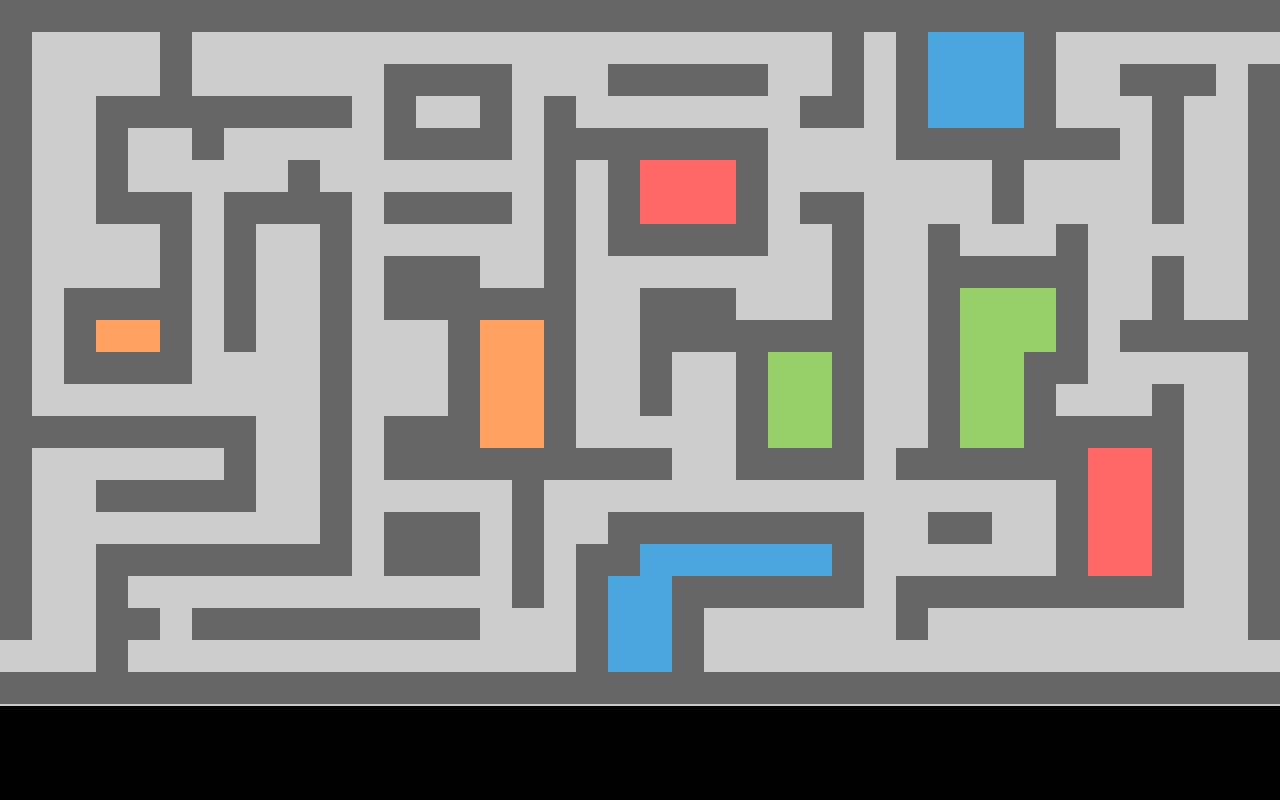

Tiled map render using the project's own tile images. Description and the whole map definition, tile-layer contents included, below:
An orthogonal 40x25 tile map with 32x32 px tiles, 2 tile layers (bottom, top).

<map version="1.0" orientation="orthogonal" renderorder="right-up" width="40" height="25" tilewidth="32" tileheight="32" nextobjectid="1">
 <tileset firstgid="1" name="tiles" tilewidth="32" tileheight="32" tilecount="8" columns="8">
  <image source="tiles.png" width="256" height="32" />
 </tileset>
 <layer name="bottom" width="40" height="25">
  <data encoding="csv">
8,8,8,8,8,8,8,8,8,8,8,8,8,8,8,8,8,8,8,8,8,8,8,8,8,8,8,8,8,8,8,8,8,8,8,8,8,8,8,8,
8,8,8,8,8,8,8,8,8,8,8,8,8,8,8,8,8,8,8,8,8,8,8,8,8,8,8,8,8,8,8,8,8,8,8,8,8,8,8,8,
8,8,8,8,8,8,8,8,8,8,8,8,8,8,8,8,8,8,8,8,8,8,8,8,8,8,8,8,8,8,8,8,8,8,8,8,8,8,8,8,
8,8,8,8,8,8,8,8,8,8,8,8,8,8,8,8,8,8,8,8,8,8,8,8,8,8,8,8,8,8,8,8,8,8,8,8,8,8,8,8,
8,8,8,8,8,8,8,8,8,8,8,8,8,8,8,8,8,8,8,8,8,8,8,8,8,8,8,8,8,8,8,8,8,8,8,8,8,8,8,8,
8,8,8,8,8,8,8,8,8,8,8,8,8,8,8,8,8,8,8,8,8,8,8,8,8,8,8,8,8,8,8,8,8,8,8,8,8,8,8,8,
8,8,8,8,8,8,8,8,8,8,8,8,8,8,8,8,8,8,8,8,8,8,8,8,8,8,8,8,8,8,8,8,8,8,8,8,8,8,8,8,
8,8,8,8,8,8,8,8,8,8,8,8,8,8,8,8,8,8,8,8,8,8,8,8,8,8,8,8,8,8,8,8,8,8,8,8,8,8,8,8,
8,8,8,8,8,8,8,8,8,8,8,8,8,8,8,8,8,8,8,8,8,8,8,8,8,8,8,8,8,8,8,8,8,8,8,8,8,8,8,8,
8,8,8,8,8,8,8,8,8,8,8,8,8,8,8,8,8,8,8,8,8,8,8,8,8,8,8,8,8,8,8,8,8,8,8,8,8,8,8,8,
8,8,8,8,8,8,8,8,8,8,8,8,8,8,8,8,8,8,8,8,8,8,8,8,8,8,8,8,8,8,8,8,8,8,8,8,8,8,8,8,
8,8,8,8,8,8,8,8,8,8,8,8,8,8,8,8,8,8,8,8,8,8,8,8,8,8,8,8,8,8,8,8,8,8,8,8,8,8,8,8,
8,8,8,8,8,8,8,8,8,8,8,8,8,8,8,8,8,8,8,8,8,8,8,8,8,8,8,8,8,8,8,8,8,8,8,8,8,8,8,8,
8,8,8,8,8,8,8,8,8,8,8,8,8,8,8,8,8,8,8,8,8,8,8,8,8,8,8,8,8,8,8,8,8,8,8,8,8,8,8,8,
8,8,8,8,8,8,8,8,8,8,8,8,8,8,8,8,8,8,8,8,8,8,8,8,8,8,8,8,8,8,8,8,8,8,8,8,8,8,8,8,
8,8,8,8,8,8,8,8,8,8,8,8,8,8,8,8,8,8,8,8,8,8,8,8,8,8,8,8,8,8,8,8,8,8,8,8,8,8,8,8,
8,8,8,8,8,8,8,8,8,8,8,8,8,8,8,8,8,8,8,8,8,8,8,8,8,8,8,8,8,8,8,8,8,8,8,8,8,8,8,8,
8,8,8,8,8,8,8,8,8,8,8,8,8,8,8,8,8,8,8,8,8,8,8,8,8,8,8,8,8,8,8,8,8,8,8,8,8,8,8,8,
8,8,8,8,8,8,8,8,8,8,8,8,8,8,8,8,8,8,8,8,8,8,8,8,8,8,8,8,8,8,8,8,8,8,8,8,8,8,8,8,
8,8,8,8,8,8,8,8,8,8,8,8,8,8,8,8,8,8,8,8,8,8,8,8,8,8,8,8,8,8,8,8,8,8,8,8,8,8,8,8,
8,8,8,8,8,8,8,8,8,8,8,8,8,8,8,8,8,8,8,8,8,8,8,8,8,8,8,8,8,8,8,8,8,8,8,8,8,8,8,8,
8,8,8,8,8,8,8,8,8,8,8,8,8,8,8,8,8,8,8,8,8,8,8,8,8,8,8,8,8,8,8,8,8,8,8,8,8,8,8,8,
8,8,8,8,8,8,8,8,8,8,8,8,8,8,8,8,8,8,8,8,8,8,8,8,8,8,8,8,8,8,8,8,8,8,8,8,8,8,8,8,
8,8,8,8,8,8,8,8,8,8,8,8,8,8,8,8,8,8,8,8,8,8,8,8,8,8,8,8,8,8,8,8,8,8,8,8,8,8,8,8,
8,8,8,8,8,8,8,8,8,8,8,8,8,8,8,8,8,8,8,8,8,8,8,8,8,8,8,8,8,8,8,8,8,8,8,8,8,8,8,8
</data>
 </layer>
 <layer name="top" width="40" height="25">
  <data encoding="csv">
6,6,6,6,6,6,6,6,6,6,6,6,6,6,6,6,6,6,6,6,6,6,6,6,6,6,6,6,6,6,6,6,6,6,6,6,6,6,6,6,
6,0,0,0,0,6,0,0,0,0,0,0,0,0,0,0,0,0,0,0,0,0,0,0,0,0,6,0,6,7,7,7,6,0,0,0,0,0,0,0,
6,0,0,0,0,6,0,0,0,0,0,0,6,6,6,6,0,0,0,6,6,6,6,6,0,0,6,0,6,7,7,7,6,0,0,6,6,6,0,6,
6,0,0,6,6,6,6,6,6,6,6,0,6,0,0,6,0,6,0,0,0,0,0,0,0,6,6,0,6,7,7,7,6,0,0,0,6,0,0,6,
6,0,0,6,0,0,6,0,0,0,0,0,6,6,6,6,0,6,6,6,6,6,6,6,0,0,0,0,6,6,6,6,6,6,6,0,6,0,0,6,
6,0,0,6,0,0,0,0,0,6,0,0,0,0,0,0,0,6,0,6,1,1,1,6,0,0,0,0,0,0,0,6,0,0,0,0,6,0,0,6,
6,0,0,6,6,6,0,6,6,6,6,0,6,6,6,6,0,6,0,6,1,1,1,6,0,6,6,0,0,0,0,6,0,0,0,0,6,0,0,6,
6,0,0,0,0,6,0,6,0,0,6,0,0,0,0,0,0,6,0,6,6,6,6,6,0,0,6,0,0,6,0,0,0,6,0,0,0,0,0,6,
6,0,0,0,0,6,0,6,0,0,6,0,6,6,6,0,0,6,0,0,0,0,0,0,0,0,6,0,0,6,6,6,6,6,0,0,6,0,0,6,
6,0,6,6,6,6,0,6,0,0,6,0,6,6,6,6,6,6,0,0,6,6,6,0,0,0,6,0,0,6,2,2,2,6,0,0,6,0,0,6,
6,0,6,4,4,6,0,6,0,0,6,0,0,0,6,4,4,6,0,0,6,6,6,6,6,6,6,0,0,6,2,2,2,6,0,6,6,6,6,6,
6,0,6,6,6,6,0,0,0,0,6,0,0,0,6,4,4,6,0,0,6,0,0,6,2,2,6,0,0,6,2,2,6,6,0,0,0,0,0,6,
6,0,0,0,0,0,0,0,0,0,6,0,0,0,6,4,4,6,0,0,6,0,0,6,2,2,6,0,0,6,2,2,6,0,0,0,6,0,0,6,
6,6,6,6,6,6,6,6,0,0,6,0,6,6,6,4,4,6,0,0,0,0,0,6,2,2,6,0,0,6,2,2,6,6,6,6,6,0,0,6,
6,0,0,0,0,0,0,6,0,0,6,0,6,6,6,6,6,6,6,6,6,0,0,6,6,6,6,0,6,6,6,6,6,6,1,1,6,0,0,6,
6,0,0,6,6,6,6,6,0,0,6,0,0,0,0,0,6,0,0,0,0,0,0,0,0,0,0,0,0,0,0,0,0,6,1,1,6,0,0,6,
6,0,0,0,0,0,0,0,0,0,6,0,6,6,6,0,6,0,0,6,6,6,6,6,6,6,6,0,0,6,6,0,0,6,1,1,6,0,0,6,
6,0,0,6,6,6,6,6,6,6,6,0,6,6,6,0,6,0,6,6,7,7,7,7,7,7,6,0,0,0,0,0,0,6,1,1,6,0,0,6,
6,0,0,6,0,0,0,0,0,0,0,0,0,0,0,0,6,0,6,7,7,6,6,6,6,6,6,0,6,6,6,6,6,6,6,6,6,0,0,6,
6,0,0,6,6,0,6,6,6,6,6,6,6,6,6,0,0,0,6,7,7,6,0,0,0,0,0,0,6,0,0,0,0,0,0,0,0,0,0,6,
0,0,0,6,0,0,0,0,0,0,0,0,0,0,0,0,0,0,6,7,7,6,0,0,0,0,0,0,0,0,0,0,0,0,0,0,0,0,0,0,
6,6,6,6,6,6,6,6,6,6,6,6,6,6,6,6,6,6,6,6,6,6,6,6,6,6,6,6,6,6,6,6,6,6,6,6,6,6,6,6,
3,3,3,3,3,3,3,3,3,3,3,3,3,3,3,3,3,3,3,3,3,3,3,3,3,3,3,3,3,3,3,3,3,3,3,3,3,3,3,3,
5,5,5,5,5,5,5,5,5,5,5,5,5,5,5,5,5,5,5,5,5,5,5,5,5,5,5,5,5,5,5,5,5,5,5,5,5,5,5,5,
5,5,5,5,5,5,5,5,5,5,5,5,5,5,5,5,5,5,5,5,5,5,5,5,5,5,5,5,5,5,5,5,5,5,5,5,5,5,5,5
</data>
 </layer>
</map>